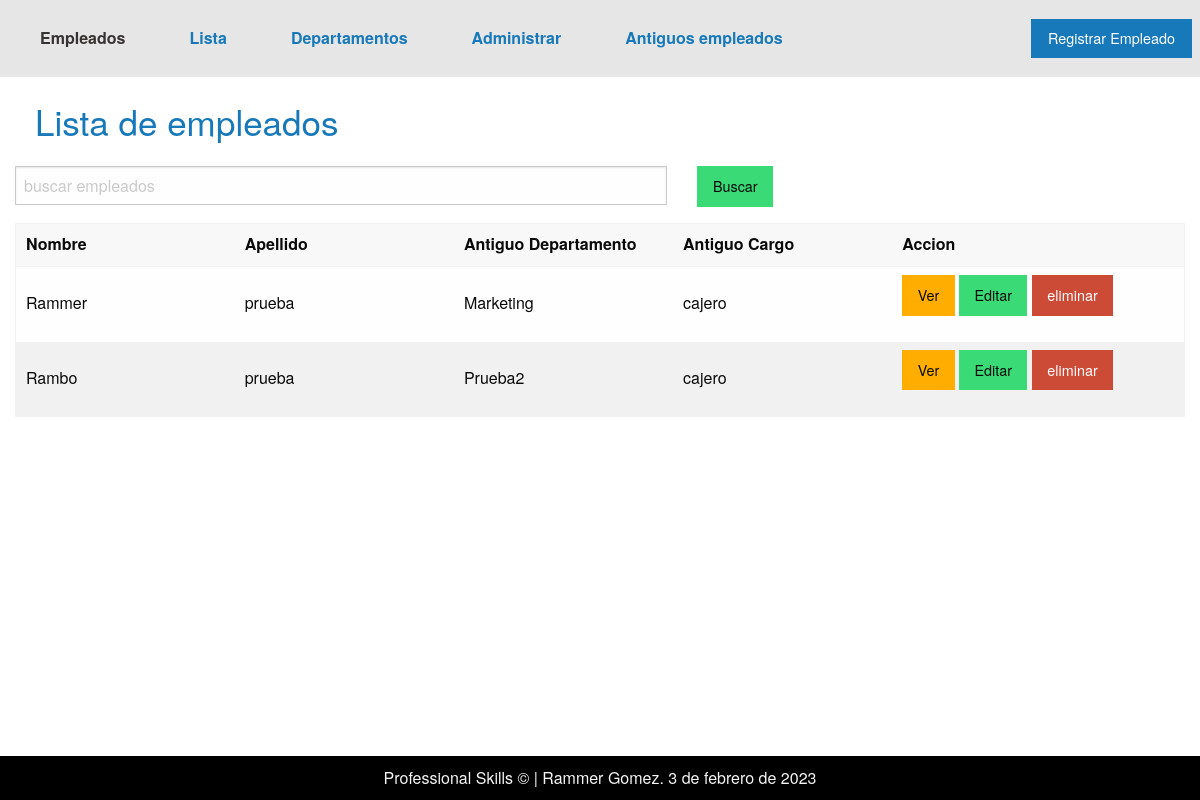
Before: /list_employed_off/ with the older database file.
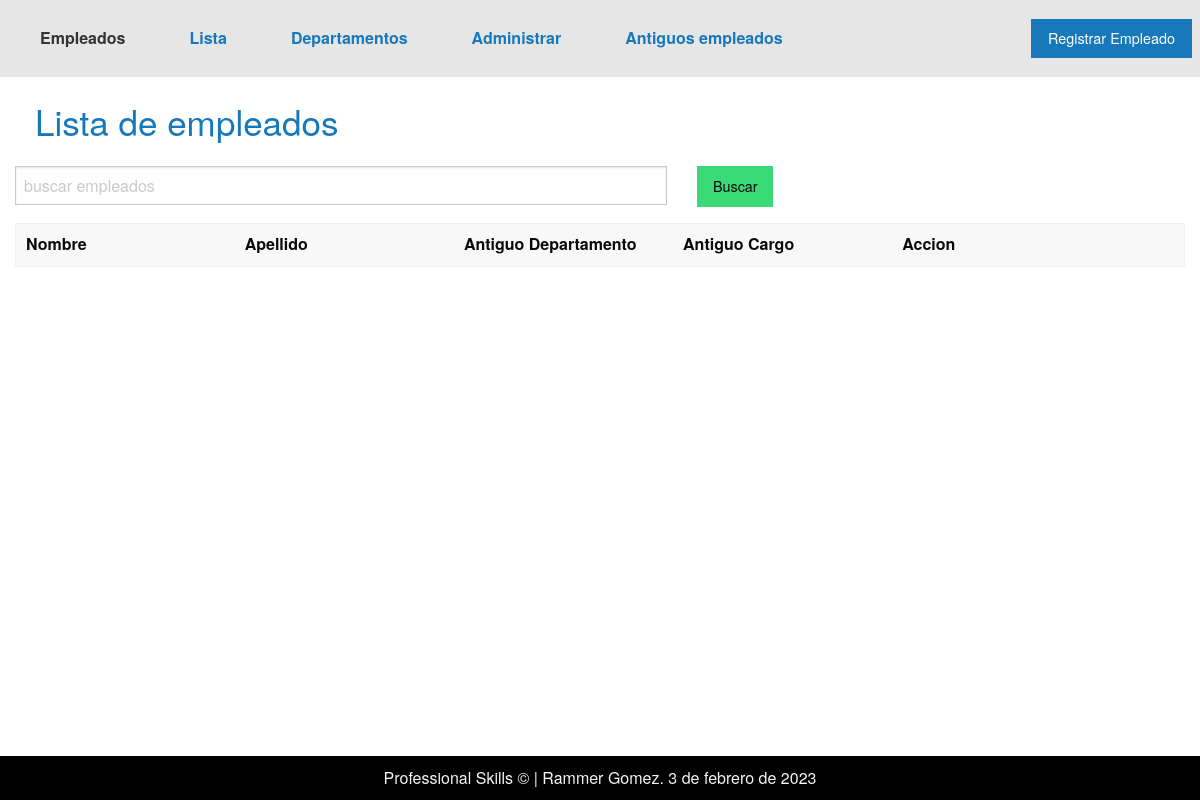
After: the same page with the newer database file.
### applications/personal/models.py (models this page shows, shortened)
class Personal(models.Model):
    DOCUMENT_CHOISES = [
        ('DNI', 'DNI',),
        ('CI', 'CI',),
        ('PASAPORTE', 'PASAPORTE',),
        ('CARNET DE EXTRANGERIA', 'CARNET DE EXTRANJERIA',),
    ]
    first_name = models.CharField('Nombre', max_length=60)
    last_name = models.CharField('Apellido', max_length=50)
    fecha_nacimiento = models.DateField("Fecha de nacimiento")
    t_documento = models.CharField('Tipo de Documento',max_length=30, choices=DOCUMENT_CHOISES, default='DNI')
    n_documento = models.IntegerField('Numero de documento')
    foto = models.ImageField('Foto', upload_to='foto/')
    n_telefonico = models.IntegerField('Numero de telefono')
    cargo = models.ForeignKey(Cargo, on_delete=models.CASCADE)
    departamento = models.ForeignKey(Departamento, on_delete=models.CASCADE)
    fecha_ingreso = models.DateField('Fecha de ingreso')
    habilidades = models.ManyToManyField(Habilidades)
    aportes =  RichTextField('Aportes', blank=True)
    deficiencias = RichTextField('Deficiencias',blank=True)
    recomendaciones = RichTextField('Recomendaciones', blank=True)
    n_faltas = models.IntegerField('Numero de Faltas',blank=True, default=0)
    falta_des = RichTextField('Descripcion de faltas', blank=True)
    activo = models.BooleanField("Activo", default=True)
    curriculum = models.FileField('Curriculum', upload_to='curriculums/')
    class Meta:
        verbose_name = 'Empleado'
        verbose_name_plural = 'Empleados'

class Cargo(models.Model):
    cargo = models.CharField('Cargo', max_length=50)
    descripcion = RichTextField('Descripcion del Cargo')
    class Meta:
        verbose_name = 'Cargo'
        verbose_name_plural = 'Cargos'
    def __str__(self):
        return self.cargo

### applications/departamento/models.py (models this page shows)
class Departamento(models.Model):
    name = models.CharField('Departamento', max_length=50)
    short_name = models.CharField('Nombre corto', max_length=20, unique=True)
    class Meta:
        verbose_name = 'Departamento'
        verbose_name_plural = 'Departamentos'
    def __str__(self):
        return self.short_name

### applications/personal/views.py (the view)
# urls.py: path('list_employed_off/', views.List_employed_off.as_view(), name='lista_empleados_off'),
class List_employed_off(ListView):
    template_name = 'personal/list_employed_off.html'
    context_object_name ='personas'
    paginate_by = 5
    def get_queryset(self):
        trabajo = self.request.GET.get('trabajador',"")
        lista = Personal.objects.filter(
        first_name__contains = trabajo,
        activo = False
        )
        return lista

### applications/departamento/processors.py (called while the page is built)
def get_departamento(request):
    departamentos = Departamento.objects.all()
    return {
        'get_departamento': departamentos
    }

### templates/personal/list_employed_off.html (shortened to what this page needs)
{%extends 'layout.html'%}
{% load static %}
{% block content %}
    <div class="grid-container">
        <div class="grid-x">
            <h1 class="cell h1-cabecera2"> Lista de empleados</h1>
                <form class="cell grid-x grid-margin-x" method="GET">{% csrf_token %}
                    <div class="cell large-7">
                        <input type="text" id='trabajador' name="trabajador" placeholder="buscar empleados">
                    </div>
                    <div class="cell large-2">
                        <button class="submit success button" type='submit'>Buscar</button>
                    </div>
                </form>
            <div class="cell">
                <table  class="hover">
                    <thead>
                      <tr>
                        <th width="150">Nombre</th>
                        <th width="150">Apellido</th>
                        <th width="150">Antiguo Departamento</th>
                        <th width="150">Antiguo Cargo</th>
                        <th width="200">Accion</th>
                      </tr>
                    </thead>
                    <tbody>
                        {% for lista in personas %}
                            <tr>
                                <td>{{lista.first_name}}</td>
                                <td>{{lista.last_name}}</td>
                                <td>{{lista.departamento}}</td>
                                <td>{{lista.cargo}}</td>
                                <td>
                                    <a class="button warning"  href="{% url 'app_personal:detalle_personal' lista.id %}">Ver</a>
                                    <a class="button success"  href="{% url 'app_personal:actualizar' lista.id %}">Editar</a>
                                    <a class="button alert"  href="{% url 'app_personal:eliminar' lista.id %}">eliminar</a>
                                </td>
                            </tr>
                        {%endfor%}
                    </tbody>
                </table>
            </div>
        </div>
    </div>
        {% include 'includes/footer.html' %}
{% endblock content %}

Changed rows visible on the page:
removed Personal: first_name "Rammer", last_name "prueba", departamento "Marketing", cargo "cajero"
removed Personal: first_name "Rambo", last_name "prueba", departamento "Prueba2", cargo "cajero"
